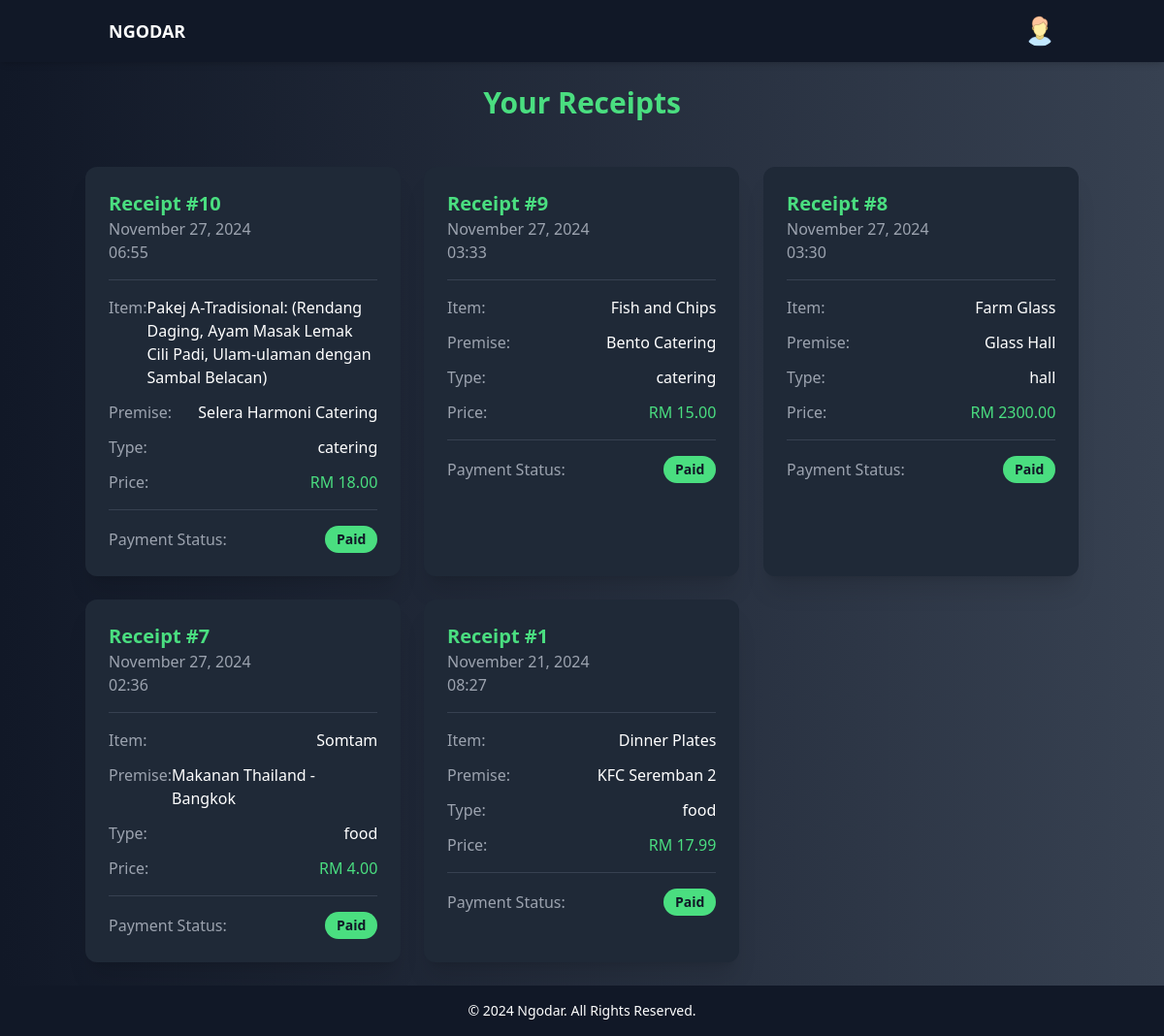
The app's page /user-home/receipt/ (signed in), older data.
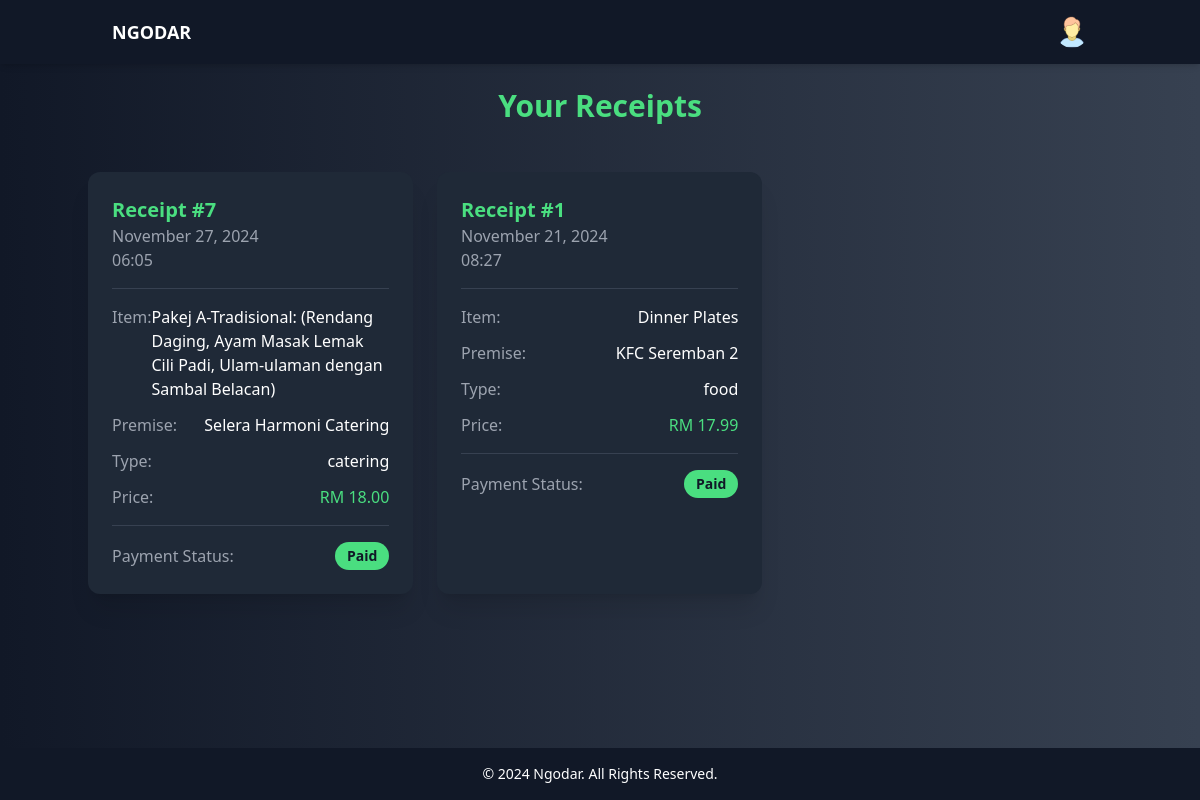
The same page, newer data.
### ngodars/models.py (models this page shows, shortened)
class BOOKING(models.Model):
    PAY = [
        ('not pay', 'Not Pay'),
        ('paid', 'Paid'),
    ]
    bookingID = models.AutoField(primary_key=True)
    payment = models.TextField(choices=PAY, default='not pay')
    datetime = models.DateTimeField(default=None)
    userID = models.ForeignKey(USER, on_delete=models.CASCADE, default=None)
    itemID = models.ForeignKey(ITEM, on_delete=models.CASCADE, default=None)

class ITEM(models.Model):
    def validate_image(image):
        if image.size > 5 * 1024 * 1024:  # Limit to 2 MB
            raise ValidationError("Image file too large ( > 5MB )")
        if not image.name.endswith(('.png', '.jpg', '.jpeg')):
            raise ValidationError("Unsupported file extension. Only .png, .jpg, and .jpeg are allowed.")
    itemID = models.AutoField(primary_key=True)
    itemname = models.TextField(default=None)
    price = models.DecimalField(max_digits=10, decimal_places=2, default=0.00)
    itemimage = models.ImageField(upload_to='item_images/', validators=[validate_image], default=None)
    premiseID = models.ForeignKey(PREMISE, on_delete=models.CASCADE, default=None)

class PREMISE(models.Model):
    PREMISE = [
        {'hall','Hall'},
        {'catering', 'Catering'},
        {'food','Food'},
    ]
    def validate_image(image):
        if image.size > 5 * 1024 * 1024:  # Limit to 2 MB
            raise ValidationError("Image file too large ( > 5MB )")
        if not image.name.endswith(('.png', '.jpg', '.jpeg')):
            raise ValidationError("Unsupported file extension. Only .png, .jpg, and .jpeg are allowed.")
    premiseID = models.AutoField(primary_key=True)
    premisename = models.TextField()
    premisetype = models.TextField(choices=PREMISE,default=None)
    premiseimage = models.ImageField(upload_to='premise_images/', validators=[validate_image], default=None)
    statearea = models.TextField(default=None)
    poscode = models.TextField(default=None)
    unit = models.TextField(default=None)
    streetname = models.TextField(default=None)
    merchantID = models.ForeignKey(MERCHANT, on_delete=models.CASCADE, default=None)

### ngodars/views.py (the view, shortened to what this page needs)
# urls.py: path('user-home/receipt/', views.receipt, name='receipt'),
def receipt(request):
    user_id = request.session.get('user_id')
    if not request.session.get('user_type') == 'user':
        request.session.flush()
        messages.error(request, "You do not have permission to view this page. Please login again")
        return redirect('login')
    bookings = BOOKING.objects.filter(userID=user_id).order_by('-datetime')
    if MERCHANT.objects.filter(userID=user_id):
        ismerchant = 'yes'
        context = {
        'bookings': bookings,
            'user_id': user_id,
            'ismerchant': ismerchant,
    }
        return render(request, 'user/receipt.html', context)

### ngodars/templates/user/receipt.html (shortened to what this page needs)
{% load static %}
<!DOCTYPE html>
<html lang="en">
<head>
    <script src="https://cdn.tailwindcss.com"></script>
</head>
<body class="bg-gradient-to-r from-gray-900 to-gray-700 text-white flex flex-col h-full">
    <header class="sticky top-0 z-50 bg-gray-900 shadow-md">
        <div class="container mx-auto flex justify-between items-center py-4 px-6">
            <a href="{% url 'user_home' %}"><h1 class="text-lg font-bold uppercase">Ngodar</h1></a>
            <nav class="flex space-x-6 items-center relative">
                <div class="relative">
                    <img src="{% static 'images/user.png' %}" alt="User Icon"
                         class="h-8 w-8 rounded-full cursor-pointer" id="user-icon">
                </div>
            </nav>
        </div>
    </header>
    <div class="flex-grow flex flex-col">
        <div class="container mx-auto px-4 py-6">
            <h1 class="text-3xl font-bold text-center text-green-400 mb-6 animate-on-scroll">Your Receipts</h1>
        </div>
        <div class="flex-grow overflow-auto custom-scrollbar px-4 pb-6">
            <div class="container mx-auto">
                <div class="grid gap-6 md:grid-cols-2 lg:grid-cols-3">
                    {% for booking in bookings %}
                    {% if booking.payment == 'paid' and booking.userID.userID == user_id %}
                    <div class="bg-gray-800 rounded-xl shadow-xl p-6 animate-on-scroll">
                        <div class="border-b border-gray-700 pb-4 mb-4">
                            <h2 class="text-xl font-semibold text-green-400">Receipt #{{ booking.bookingID }}</h2>
                            <p class="text-gray-400">{{ booking.datetime|date:"F d, Y" }}</p>
                            <p class="text-gray-400">{{ booking.datetime|time:"H:i" }}</p>
                        </div>
                        <div class="space-y-3">
                            <div class="flex justify-between">
                                <span class="text-gray-400">Item:</span>
                                <span class="font-medium">{{ booking.itemID.itemname }}</span>
                            </div>
                            <div class="flex justify-between">
                                <span class="text-gray-400">Premise:</span>
                                <span class="font-medium">{{ booking.itemID.premiseID.premisename }}</span>
                            </div>
                            <div class="flex justify-between">
                                <span class="text-gray-400">Type:</span>
                                <span class="font-medium">{{ booking.itemID.premiseID.premisetype }}</span>
                            </div>
                            <div class="flex justify-between">
                                <span class="text-gray-400">Price:</span>
                                <span class="font-medium text-green-400">RM {{ booking.itemID.price }}</span>
                            </div>
                        </div>
                        <div class="mt-4 pt-4 border-t border-gray-700">
                            <div class="flex justify-between items-center">
                                <span class="text-gray-400">Payment Status:</span>
                                <span class="px-3 py-1 bg-green-400 text-gray-900 rounded-full text-sm font-semibold">
                                    {{ booking.payment|title }}
                                </span>
                            </div>
                        </div>
                    </div>
                    {% endif %}
                    {% empty %}
                    <div class="col-span-full text-center py-8">
                        <p class="text-gray-400 text-lg animate-on-scroll">No receipts found.</p>
                    </div>
                    {% endfor %}
                </div>
            </div>
        </div>
    </div>
    <footer class="bg-gray-900 text-center py-4 mt-auto">
        <p class="text-sm">&copy; 2024 Ngodar. All Rights Reserved.</p>
    </footer>
</body>
</html>

Row changes from the older to the newer data that the page shows:
removed BOOKING: bookingID "10", datetime "November 27, 2024", datetime "06:55", itemID.itemname "Pakej A-Tradisional: (Rendang Daging, Ayam Masak Lemak Cili Padi, Ulam-ulaman dengan Sambal Belacan)", itemID.premiseID.premisename "Selera Harmoni Catering", itemID.premiseID.premisetype "catering", itemID.price "18.00", payment "Paid"
removed BOOKING: bookingID "9", datetime "November 27, 2024", datetime "03:33", itemID.itemname "Fish and Chips", itemID.premiseID.premisename "Bento Catering", itemID.premiseID.premisetype "catering", itemID.price "15.00", payment "Paid"
removed BOOKING: bookingID "8", datetime "November 27, 2024", datetime "03:30", itemID.itemname "Farm Glass", itemID.premiseID.premisename "Glass Hall", itemID.premiseID.premisetype "hall", itemID.price "2300.00", payment "Paid"
changed BOOKING id 7: datetime "02:36" → "06:05"; itemID.itemname "Somtam" → "Pakej A-Tradisional: (Rendang Daging, Ayam Masak Lemak Cili Padi, Ulam-ulaman dengan Sambal Belacan)"; itemID.premiseID.premisename "Makanan Thailand - Bangkok" → "Selera Harmoni Catering"; itemID.premiseID.premisetype "food" → "catering"; itemID.price "4.00" → "18.00"
